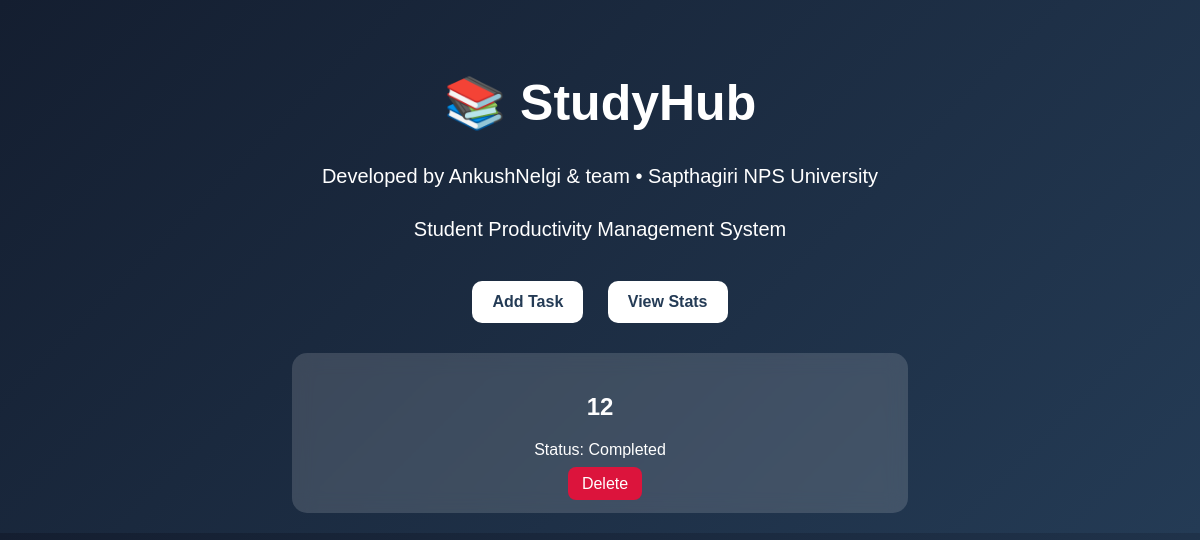
Before: / with the older database file.
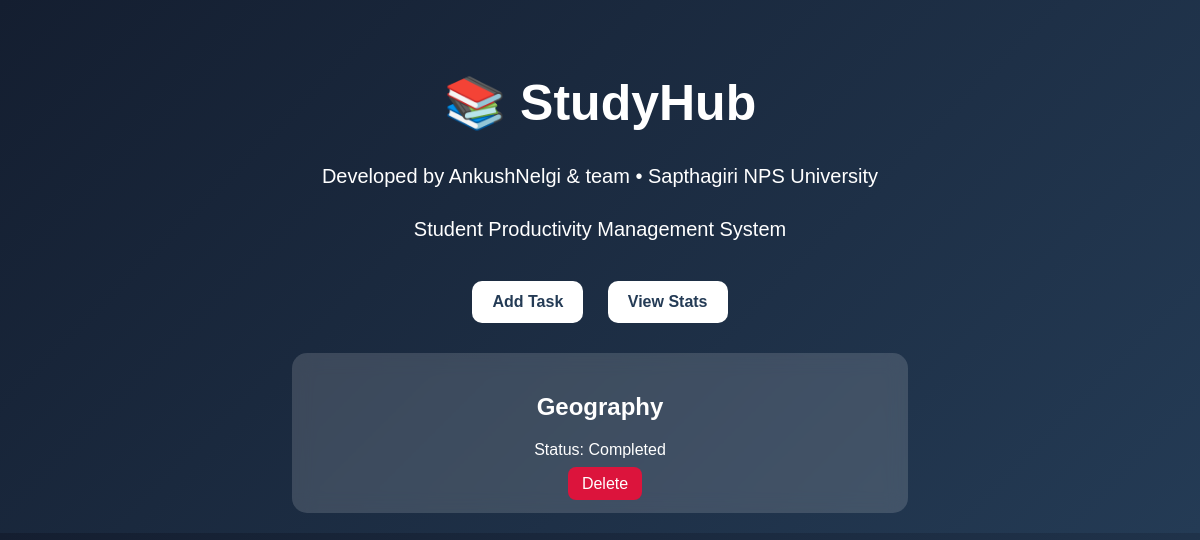
After: the same page with the newer database file.
### tables this page shows
CREATE TABLE tasks(
            id INTEGER PRIMARY KEY AUTOINCREMENT,
            task TEXT,
            status TEXT
        );

### app.py (the view)
@app.route('/')
def home():
    conn = sqlite3.connect('database.db')
    cursor = conn.cursor()
    cursor.execute("SELECT * FROM tasks")
    tasks = cursor.fetchall()
    conn.close()
    return render_template('index.html', tasks=tasks)

### templates/index.html (shortened to what this page needs)
<!DOCTYPE html>
<html>
<head>
<link rel="stylesheet"
href="{{ url_for('static', filename='style.css') }}">
</head>
<body>
<div class="container">
<h1>📚 StudyHub</h1>
<p class="subtitle">
Developed by AnkushNelgi & team • Sapthagiri NPS University
</p>
<p class="subtitle">
Student Productivity Management System
</p>
<a href="/add" class="btn">
Add Task
</a>
<a href="/stats" class="btn">
View Stats
</a>
{% for task in tasks %}
<div class="task-card">
<h2>{{ task[1] }}</h2>
<p>Status: {{ task[2] }}</p>
<a href="/delete/{{ task[0] }}"
class="delete-btn">
Delete
</a>
</div>
{% endfor %}
</div>
</body>
</html>

### static/style.css (style rules this page uses)
body { margin:0; padding:0; font-family:Arial; background:linear-gradient(135deg,#141e30,#243b55); color:white; }
.container { width:80%; margin:auto; text-align:center; padding-top:40px; }
h1 { font-size:50px; }
.subtitle { font-size:20px; margin-bottom:30px; }
.btn { background:white; color:#243b55; padding:12px 20px; border-radius:10px; text-decoration:none; font-weight:bold; margin:10px; display:inline-block; }
.task-card { background:rgba(255,255,255,0.15); padding:20px; margin:20px auto; width:60%; border-radius:15px; backdrop-filter:blur(10px); }
.delete-btn { background:crimson; color:white; padding:8px 14px; border-radius:8px; text-decoration:none; margin-left:10px; }

Changed rows visible on the page:
removed tasks: task "12", status "Completed"
added tasks: task "Geography", status "Completed"
